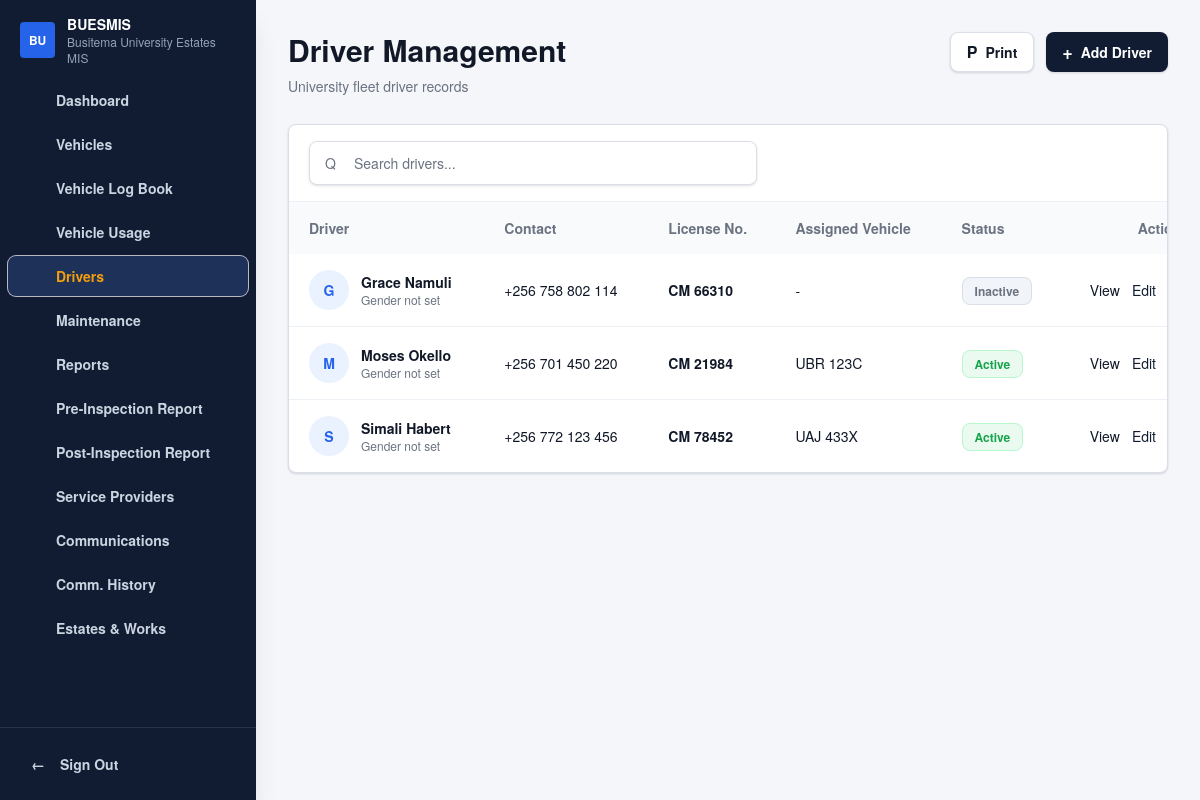
/modules/drivers/index.php, run on an earlier commit of the app's database.
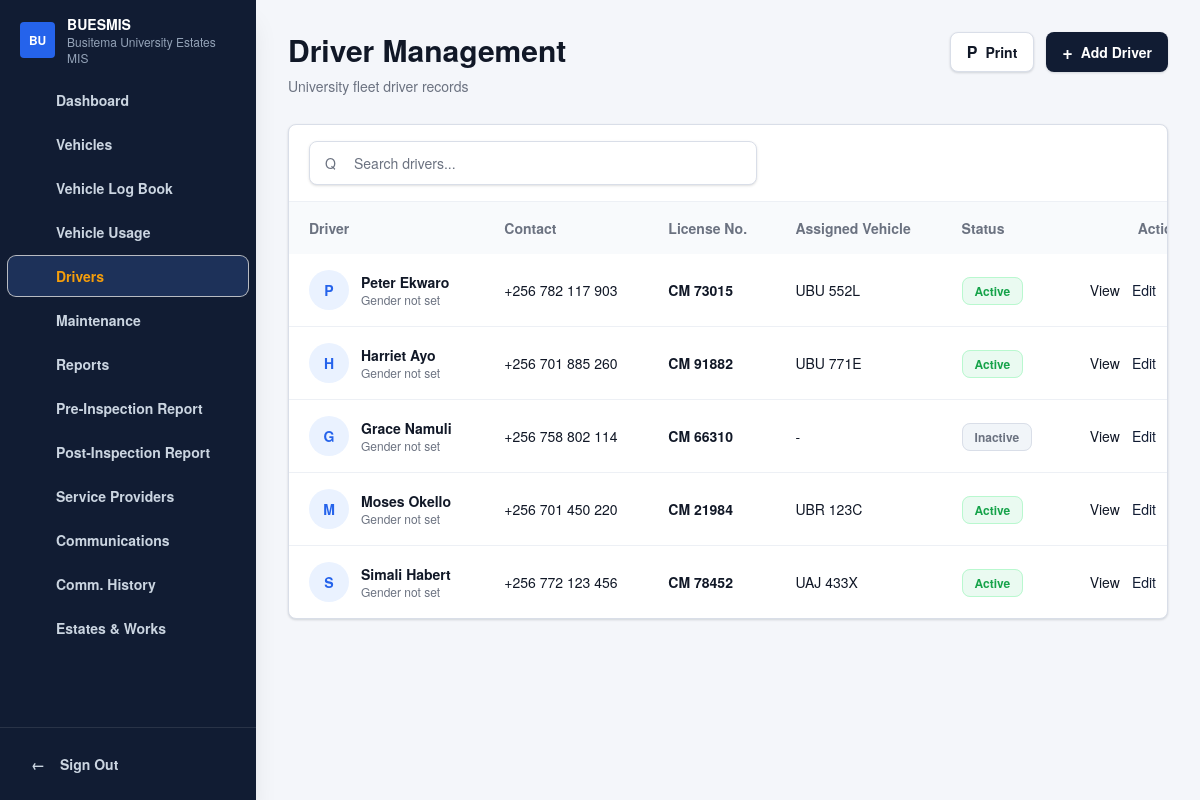
And on a later commit of the database.
### tables this page shows
CREATE TABLE `drivers` (
  `id` int(10) UNSIGNED NOT NULL,
  `user_id` int(10) UNSIGNED DEFAULT NULL,
  `department_id` int(10) UNSIGNED DEFAULT NULL,
  `full_name` varchar(120) NOT NULL,
  `employee_id` varchar(60) DEFAULT NULL,
  `phone` varchar(30) DEFAULT NULL,
  `email` varchar(150) DEFAULT NULL,
  `gender` enum('male','female','other') DEFAULT NULL,
  `national_id_number` varchar(60) DEFAULT NULL,
  `license_number` varchar(100) NOT NULL,
  `license_classes` varchar(80) DEFAULT NULL,
  `license_issue_date` date DEFAULT NULL,
  `license_issuing_authority` varchar(150) DEFAULT NULL,
  `license_expiry` date DEFAULT NULL,
  `driver_photo` varchar(255) DEFAULT NULL,
  `national_id_photo` varchar(255) DEFAULT NULL,
  `driving_license_scan` varchar(255) DEFAULT NULL,
  `status` enum('active','inactive','suspended') NOT NULL DEFAULT 'active',
  `created_at` timestamp NOT NULL DEFAULT current_timestamp(),
  `updated_at` timestamp NULL DEFAULT NULL ON UPDATE current_timestamp()
);

CREATE TABLE `vehicles` (
  `id` int(10) UNSIGNED NOT NULL,
  `department_id` int(10) UNSIGNED DEFAULT NULL,
  `registration_no` varchar(50) NOT NULL,
  `make` varchar(100) NOT NULL,
  `model` varchar(100) NOT NULL,
  `manufacture_year` year(4) DEFAULT NULL,
  `vehicle_type` enum('sedan','suv','pickup','truck','van','bus','motorcycle','other') NOT NULL DEFAULT 'other',
  `fuel_type` enum('petrol','diesel','hybrid','electric','other') NOT NULL DEFAULT 'diesel',
  `current_mileage` int(10) UNSIGNED NOT NULL DEFAULT 0,
  `insurance_expiry` date DEFAULT NULL,
  `status` enum('active','maintenance','grounded','disposed') NOT NULL DEFAULT 'active',
  `notes` text DEFAULT NULL,
  `created_at` timestamp NOT NULL DEFAULT current_timestamp(),
  `updated_at` timestamp NULL DEFAULT NULL ON UPDATE current_timestamp()
);

### modules/drivers/index.php (the view, shortened to what the rows shown need)
<?php
require_once __DIR__ . '/../../handlers/driver.php';
extract(driverFetchPageData());
include __DIR__ . '/../../includes/header.php';
?>
<main class="min-h-screen lg:pl-64">
    <div class="mx-auto max-w-[1320px] px-4 py-8 sm:px-6 lg:px-8">
        <div class="mb-7 flex flex-col gap-4 lg:flex-row lg:items-start lg:justify-between">
            <div>
                <h1 class="text-2xl font-extrabold tracking-normal text-fleet-ink sm:text-3xl">Driver Management</h1>
            </div>
        </div>
        <section class="<?= $hasDrivers ? 'block' : 'hidden'; ?> overflow-hidden rounded-lg border border-fleet-line bg-fleet-surface shadow-fleet-card">
            <div class="overflow-x-auto">
                <table class="w-full min-w-[920px] text-left text-sm" data-driver-table>
                    <thead class="bg-fleet-surface-muted text-fleet-muted">
                        <tr>
                            <th class="px-5 py-4 font-semibold">Driver</th>
                            <th class="px-5 py-4 font-semibold">Contact</th>
                            <th class="px-5 py-4 font-semibold">License No.</th>
                            <th class="px-5 py-4 font-semibold">Assigned Vehicle</th>
                            <th class="px-5 py-4 font-semibold">Status</th>
                            <th class="px-5 py-4 text-right font-semibold">Actions</th>
                        </tr>
                    </thead>
                    <tbody class="divide-y divide-fleet-line-soft">
                        <?php foreach ($drivers as $driver): ?>
                            <tr
                                class="driver-row hover:bg-fleet-surface-muted/70"
                                data-search="<?= htmlspecialchars(strtolower(implode(' ', array_filter([$driver['name'], $driver['email'], $driver['phone'], $driver['license'], $driver['assigned'], $driver['other_vehicles'], $driver['department'], $driver['gender'], $driver['national_id_number']]))), ENT_QUOTES, 'UTF-8'); ?>"
                                data-driver-id="<?= htmlspecialchars((string) $driver['id'], ENT_QUOTES, 'UTF-8'); ?>"
                                data-full-name="<?= htmlspecialchars($driver['name'], ENT_QUOTES, 'UTF-8'); ?>"
                                data-employee-id="<?= htmlspecialchars($driver['employee_id'], ENT_QUOTES, 'UTF-8'); ?>"
                                data-phone="<?= htmlspecialchars($driver['phone'] === '-' ? '' : $driver['phone'], ENT_QUOTES, 'UTF-8'); ?>"
                                data-email="<?= htmlspecialchars($driver['email'] === '-' ? '' : $driver['email'], ENT_QUOTES, 'UTF-8'); ?>"
                                data-gender="<?= htmlspecialchars($driver['gender'], ENT_QUOTES, 'UTF-8'); ?>"
                                data-national-id-number="<?= htmlspecialchars($driver['national_id_number'], ENT_QUOTES, 'UTF-8'); ?>"
                                data-license-number="<?= htmlspecialchars($driver['license'], ENT_QUOTES, 'UTF-8'); ?>"
                                data-license-classes="<?= htmlspecialchars($driver['license_classes'], ENT_QUOTES, 'UTF-8'); ?>"
                                data-license-issue-date="<?= htmlspecialchars($driver['license_issue_date'], ENT_QUOTES, 'UTF-8'); ?>"
                                data-license-issuing-authority="<?= htmlspecialchars($driver['license_issuing_authority'], ENT_QUOTES, 'UTF-8'); ?>"
                                data-license-expiry="<?= htmlspecialchars($driver['license_expiry'], ENT_QUOTES, 'UTF-8'); ?>"
                                data-department="<?= htmlspecialchars($driver['department'], ENT_QUOTES, 'UTF-8'); ?>"
                                data-assigned-vehicle="<?= htmlspecialchars($driver['assigned'], ENT_QUOTES, 'UTF-8'); ?>"
                                data-assigned-vehicle-id="<?= htmlspecialchars((string) ($driver['assigned_vehicle_id'] ?? ''), ENT_QUOTES, 'UTF-8'); ?>"
                                data-other-vehicles="<?= htmlspecialchars($driver['other_vehicles'], ENT_QUOTES, 'UTF-8'); ?>"
                                data-other-vehicle-ids="<?= htmlspecialchars(implode(',', $driver['other_vehicle_ids']), ENT_QUOTES, 'UTF-8'); ?>"
                                data-status="<?= htmlspecialchars($driver['status_value'], ENT_QUOTES, 'UTF-8'); ?>"
                                data-status-label="<?= htmlspecialchars($driver['status'], ENT_QUOTES, 'UTF-8'); ?>"
                                data-driver-photo="<?= htmlspecialchars($driver['driver_photo'], ENT_QUOTES, 'UTF-8'); ?>"
                                data-driver-photo-url="<?= htmlspecialchars($driver['driver_photo_url'], ENT_QUOTES, 'UTF-8'); ?>"
                                data-driver-photo-name="<?= htmlspecialchars($driver['driver_photo_name'], ENT_QUOTES, 'UTF-8'); ?>"
                                data-driver-photo-is-image="<?= $driver['driver_photo_is_image'] ? 'true' : 'false'; ?>"
                                data-national-id-photo="<?= htmlspecialchars($driver['national_id_photo'], ENT_QUOTES, 'UTF-8'); ?>"
                                data-national-id-photo-url="<?= htmlspecialchars($driver['national_id_photo_url'], ENT_QUOTES, 'UTF-8'); ?>"
                                data-national-id-photo-name="<?= htmlspecialchars($driver['national_id_photo_name'], ENT_QUOTES, 'UTF-8'); ?>"
                                data-national-id-photo-is-image="<?= $driver['national_id_photo_is_image'] ? 'true' : 'false'; ?>"
                                data-driving-license-scan="<?= htmlspecialchars($driver['driving_license_scan'], ENT_QUOTES, 'UTF-8'); ?>"
                                data-driving-license-scan-url="<?= htmlspecialchars($driver['driving_license_scan_url'], ENT_QUOTES, 'UTF-8'); ?>"
                                data-driving-license-scan-name="<?= htmlspecialchars($driver['driving_license_scan_name'], ENT_QUOTES, 'UTF-8'); ?>"
                                data-driving-license-scan-is-image="<?= $driver['driving_license_scan_is_image'] ? 'true' : 'false'; ?>"
                            >
                                <td class="px-5 py-4">
                                    <div class="flex items-center gap-3">
                                        <?php if ($driver['driver_photo_url'] !== '' && $driver['driver_photo_is_image']): ?>
                                            <img src="<?= htmlspecialchars($driver['driver_photo_url'], ENT_QUOTES, 'UTF-8'); ?>" alt="<?= htmlspecialchars($driver['name'], ENT_QUOTES, 'UTF-8'); ?>" class="h-10 w-10 rounded-full object-cover ring-2 ring-fleet-primary-soft">
                                        <?php else: ?>
                                            <span class="flex h-10 w-10 items-center justify-center rounded-full bg-fleet-primary-soft text-sm font-extrabold text-fleet-primary">
                                                <?= htmlspecialchars(strtoupper(substr($driver['name'], 0, 1)), ENT_QUOTES, 'UTF-8'); ?>
                                            </span>
                                        <?php endif; ?>
                                        <div>
                                            <p class="font-extrabold text-fleet-ink"><?= htmlspecialchars($driver['name'], ENT_QUOTES, 'UTF-8'); ?></p>
                                            <p class="text-xs text-fleet-muted">
                                                <?= htmlspecialchars($driver['gender'] !== '' ? ucfirst($driver['gender']) : 'Gender not set', ENT_QUOTES, 'UTF-8'); ?>
                                            </p>
                                        </div>
                                    </div>
                                </td>
                                <td class="px-5 py-4 text-fleet-ink"><?= htmlspecialchars($driver['phone'], ENT_QUOTES, 'UTF-8'); ?></td>
                                <td class="px-5 py-4 font-semibold text-fleet-ink"><?= htmlspecialchars($driver['license'], ENT_QUOTES, 'UTF-8'); ?></td>
                                <td class="px-5 py-4 text-fleet-ink"><?= htmlspecialchars($driver['assigned'], ENT_QUOTES, 'UTF-8'); ?></td>
                                <td class="px-5 py-4">
                                    <?php if ($driver['status'] === 'Active'): ?>
                                        <span class="rounded-lg border border-green-200 bg-fleet-success-soft px-3 py-1 text-xs font-semibold text-fleet-success">Active</span>
                                    <?php elseif ($driver['status'] === 'Suspended'): ?>
                                        <span class="rounded-lg border border-orange-200 bg-fleet-warning-soft px-3 py-1 text-xs font-semibold text-fleet-warning-strong">Suspended</span>
                                    <?php else: ?>
                                        <span class="rounded-lg border border-fleet-line bg-slate-100 px-3 py-1 text-xs font-semibold text-fleet-muted">Inactive</span>
                                    <?php endif; ?>
                                </td>
                                <td class="px-5 py-4">
                                    <div class="flex justify-end gap-3">
                                        <button type="button" data-view-driver-entry class="text-fleet-ink hover:text-fleet-primary" aria-label="View <?= htmlspecialchars($driver['name'], ENT_QUOTES, 'UTF-8'); ?>">View</button>
                                        <button type="button" data-edit-driver-entry class="text-fleet-sidebar hover:text-fleet-primary" aria-label="Edit <?= htmlspecialchars($driver['name'], ENT_QUOTES, 'UTF-8'); ?>">Edit</button>
                                    </div>
                                </td>
                            </tr>
                        <?php endforeach; ?>
                    </tbody>
                </table>
            </div>
        </section>
    </div>
</main>
<?php include __DIR__ . '/../../includes/footer.php'; ?>

What changed in the data, as far as the page shows it:
added drivers: full_name "P", full_name "Peter Ekwaro", gender "Gender not set", phone "+256 782 117 903", license_number "CM 73015", vehicles.registration_no "UBU 552L", shows "Active"
added drivers: full_name "H", full_name "Harriet Ayo", gender "Gender not set", phone "+256 701 885 260", license_number "CM 91882", vehicles.registration_no "UBU 771E", shows "Active"
